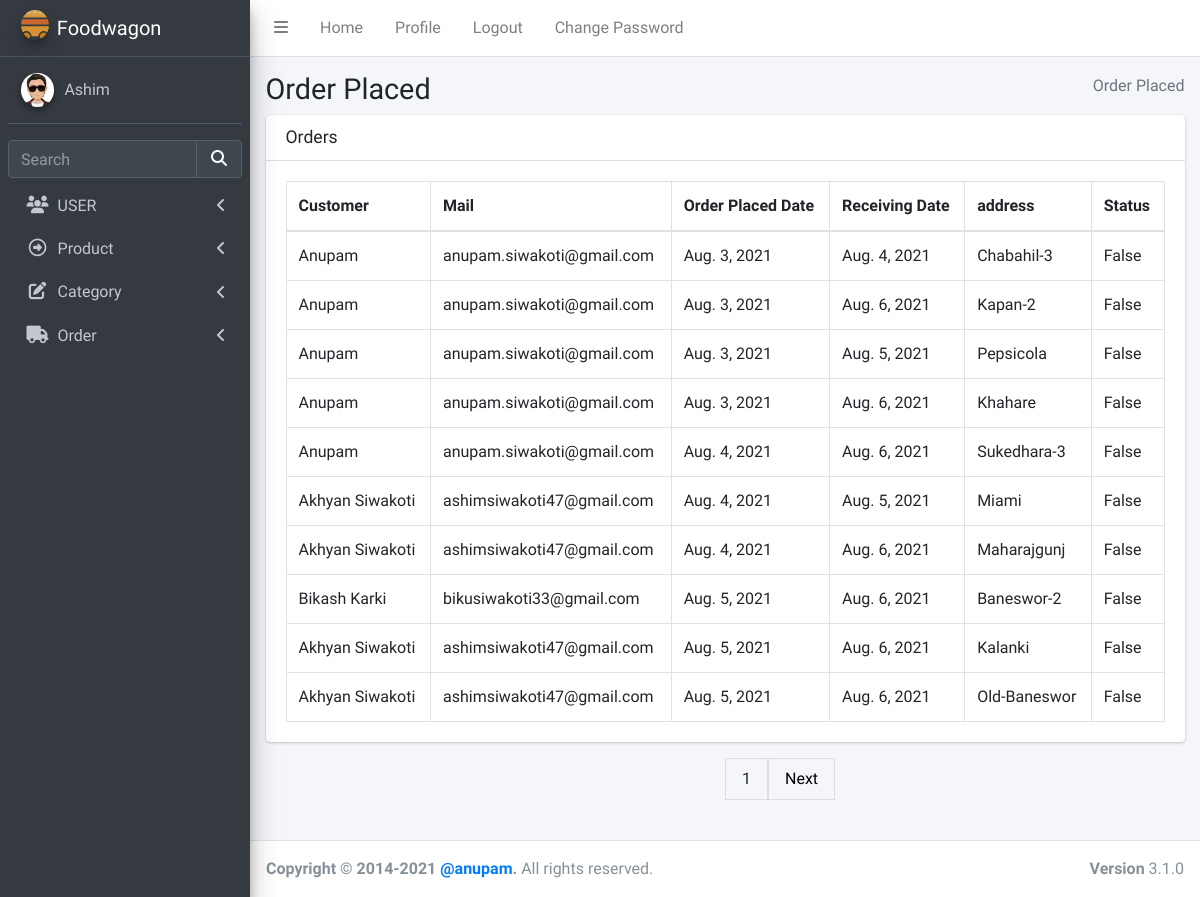
Page /view_order/ (signed in) on the earlier database version.
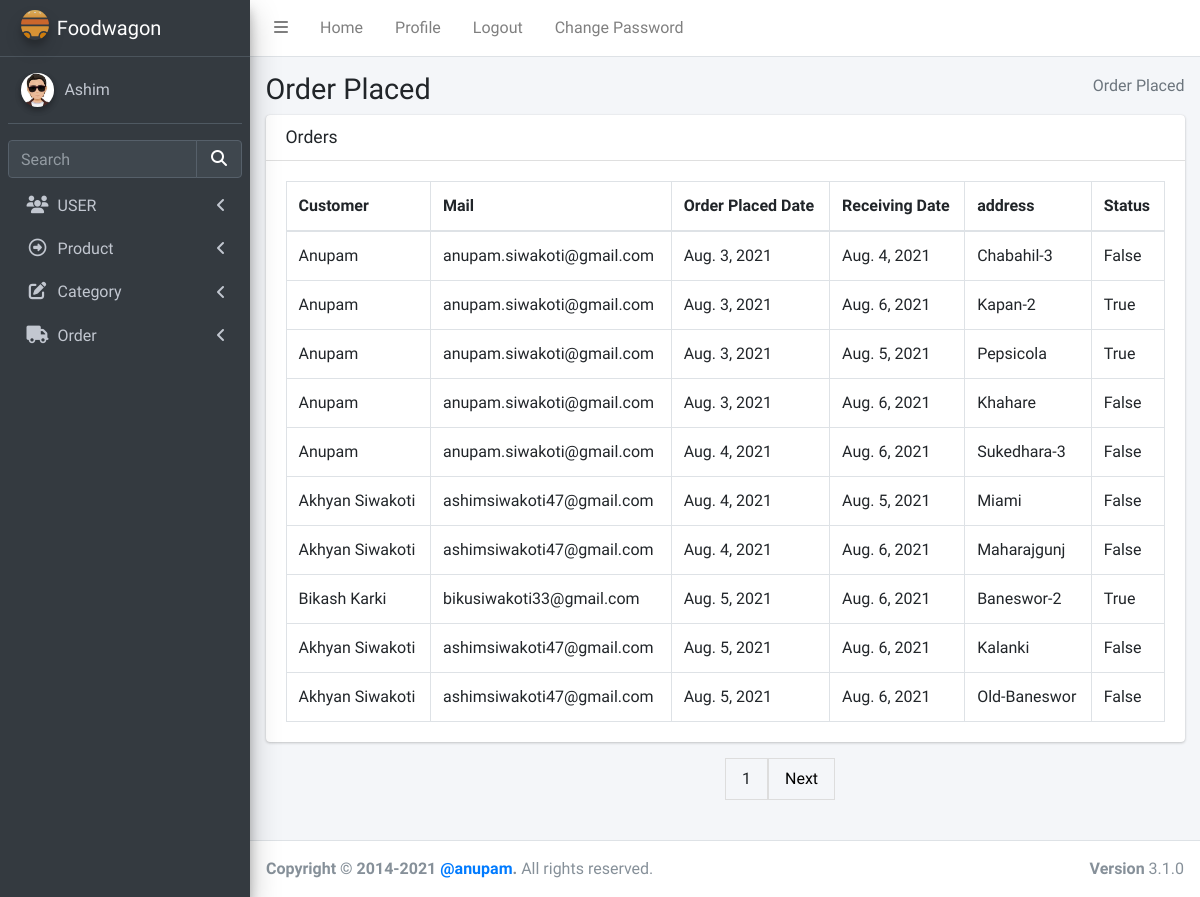
Same page on the later database version.
### delivery/models.py (models this page shows)
class Order(models.Model):
    date_of_order = models.DateField(default=datetime.date.today)
    day = models.DateField(max_length=100)
    address = models.CharField(max_length=100)
    streetaddress = models.CharField(max_length=100)
    region = models.CharField(max_length=100)
    postal = models.IntegerField()
    country = models.CharField(max_length=100)
    user = models.ForeignKey(User, on_delete=models.CASCADE)
    status = models.BooleanField(default=False)
    total_price = models.DecimalField(max_digits=5, decimal_places=1)

### login/models.py (models this page shows, shortened)
class User(AbstractBaseUser):
    email = models.EmailField(max_length=255, unique=True, default="a@gmail.com")
    address = models.TextField(max_length=30, blank=True)
    first_name = models.TextField(max_length=30, blank=True, default="eg aster")
    last_name = models.TextField(max_length=30, blank=True)
    is_staff = models.BooleanField(default=False)  # non super-user
    is_active = models.BooleanField(default=False)
    admin = models.BooleanField(default=False)  # a superuser
    last_login = models.DateTimeField(blank=True, null=True, verbose_name="last login")
    profile_pic = models.ImageField(blank=True, null=True, upload_to="images/user/")
    USERNAME_FIELD = "email"
    objects = UserManager()

### delivery/views.py (the view, shortened to what this page needs)
# urls.py: path("view_order/", views.View_Order.as_view(), name="view_order"),
class View_Order(TemplateView):
    template_name = "admin/order_view.html"
    def get(self, request):
        semail = request.session["user"]
        verifyUser = User.objects.filter(email=semail).first()
        if verifyUser.admin:
            order = Order.objects.all()
            paginator = Paginator(order, 10)
            page_number = request.GET.get("page")
            page_obj = paginator.get_page(page_number)
            return render(
                request,
                self.template_name,
                {"order": page_obj},
            )

### templates/admin/order_view.html (shortened to what this page needs)
{%extends "admin/base.html" %} {% load static %}
{% block csspart %}
<link rel="stylesheet" href="{% static 'plugins/fontawesome-free/css/all.min.css' %}">
<link rel="stylesheet" href="{% static 'plugins/datatables-bs4/css/dataTables.bootstrap4.min.css' %}">
<link rel="stylesheet" href="{% static 'plugins/datatables-responsive/css/responsive.bootstrap4.min.css' %}">
<link rel="stylesheet" href="{% static 'dist/css/adminlte.min.css' %}">
</head>
{% endblock csspart %}
{%block bodycontent%}
<body class="hold-transition sidebar-mini">
    <div class="wrapper">
        <div class="content-wrapper">
            <section class="content-header">
                <div class="container-fluid">
                    <div class="row mb-2">
                        <div class="col-sm-6">
                            <h1>Order Placed</h1>
                        </div>
                        <div class="col-sm-6">
                            <ol class="breadcrumb float-sm-right">
                                <li class="breadcrumb-item active">Order Placed</li>
                            </ol>
                        </div>
                    </div>
                </div>
                {% if order %}
                <section class="content">
                    <div class="container-fluid">
                        <div class="row">
                            <div class="col-12">
                                <div class="card">
                                    <div class="card-header">
                                        <h3 class="card-title">Orders</h3>
                                    </div>
                                    <div class="card-body">
                                        <table id="example2" class="table table-bordered table-hover">
                                            <thead>
                                                <tr>
                                                    <th>Customer</th>
                                                    <th>Mail</th>
                                                    <th>Order Placed Date</th>
                                                    <th>Receiving Date</th>
                                                    <th>address</th>
                                                    <th>Status</th>
                                                </tr>
                                            </thead>
                                            <tbody>
                                                {% for orders in order %}
                                                <tr class='clickable-row'
                                                    data-href="{% url 'delivery:view_bill' orders.id %}">
                                                    <td>{{orders.user.first_name}}</td>
                                                    <td>{{orders.user.email}}</td>
                                                    <td>{{orders.date_of_order}}</td>
                                                    <td>{{orders.day}}</td>
                                                    <td>{{orders.streetaddress}}</td>
                                                    <td>{{orders.status}}</td>
                                                </tr>
                                                {% endfor%}
                                            </tbody>
                                        </table>
                                    </div>
                                </div>
                            </div>
                        </div>
                    </div>
                </section>
                <div class="pagination">
                    <span>
                        <a><span>{{order.number}}</span></a>
                        {%if order.has_next%}
                        <a href="?page={{order.next_page_number}}"> Next </a>
                        {%endif%}
                    </span>
                </div>
                {%endif%}
        </div>
        {%endblock bodycontent%}

### templates/admin/base.html (shortened to what this page needs)
<!DOCTYPE html>
<html lang="en">
{% load static %}
<head>
  {% block csspart %}{% endblock csspart %}
</head>
{% block nav%}
<div class="wrapper">
  <nav class="main-header navbar navbar-expand navbar-white navbar-light">
    <ul class="navbar-nav">
      <li class="nav-item">
        <a class="nav-link" data-widget="pushmenu" href="#" role="button"><i class="fas fa-bars"></i></a>
      </li>
      <li class="nav-item d-none d-sm-inline-block">
        <a href="#" class="nav-link">Home</a>
      </li>
      <li class="nav-item d-none d-sm-inline-block"><a href="{% url 'admins:profile' user.id %}"
          class="nav-link">Profile</a></li>
      <li class="nav-item d-none d-sm-inline-block"><a href="{% url 'login:logout' %}" class="nav-link">Logout</a></li>
      <li class="nav-item d-none d-sm-inline-block" data-toggle="modal" data-target="#myModal"><a href="#"
          class="nav-link">Change Password</a></li>
    </ul>
  </nav>
  <aside class="main-sidebar sidebar-dark-primary elevation-4">
    <a href="index3.html" class="brand-link">
      <img src="{%static 'assets/img/gallery/logo.svg' %}" alt="AdminLTE Logo"
        class="brand-image img-circle elevation-3" style="opacity: 0.8" />
      <span class="brand-text font-weight-light">Foodwagon</span>
    </a>
    <div class="sidebar">
      <div class="user-panel mt-3 pb-3 mb-3 d-flex">
        <div class="image">
          {%if user.profile_pic %}
          <img src="{{ user.profile_pic.url }}" class="img-circle elevation-2" alt="User Image" />
          {% else %}
          <img src="{% static 'image/user.png' %}" class="img-circle elevation-2" alt="User Image" />
          {% endif %}
        </div>
        <div class="info">
          <a href="{% url 'admins:profile' user.id %}" class="d-block">{{ user.first_name }}</a>
        </div>
      </div>
      <div class="form-inline">
        <div class="input-group" data-widget="sidebar-search">
          <input class="form-control form-control-sidebar" type="search" placeholder="Search" aria-label="Search" />
          <div class="input-group-append">
            <button class="btn btn-sidebar">
              <i class="fas fa-search fa-fw"></i>
            </button>
          </div>
        </div>
      </div>
      <nav class="mt-2">
        <ul class="nav nav-pills nav-sidebar flex-column" data-widget="treeview" role="menu" data-accordion="false">
          {% if user.admin %}
          <li class="nav-item">
            <a href="#" class="nav-link">
              <i class="nav-icon fas fa-users"></i>
              <p>
                USER
                <i class="fas fa-angle-left right"></i>
              </p>
            </a>
          </li>
          {% endif %}
          <li class="nav-item">
            <a href="#" class="nav-link">
              <i class="nav-icon far fa-arrow-alt-circle-right"></i>
              <p>
                Product
                <i class="fas fa-angle-left right"></i>
              </p>
            </a>
          </li>
          {% if user.admin %}
          <li class="nav-item">
            <a href="{% url 'product:addcategory' %}" class="nav-link">
              <i class="nav-icon fas fa-edit"></i>
              <p>
                Category
                <i class="fas fa-angle-left right"></i>
              </p>
            </a>
          </li>
          {%endif%}
          <li class="nav-item">
            <a href="#" class="nav-link">
              <i class="nav-icon fas fa-truck"></i>
              <p>Order<i class="fas fa-angle-left right"></i>
              </p>
            </a>
          </li>
        </ul>
      </nav>
    </div>
  </aside>
  {% endblock nav%}
  {% block bodycontent%}
  {% endblock bodycontent%}
  <footer class="main-footer">
    <strong>Copyright &copy; 2014-2021
      <a href="https://adminlte.io">@anupam</a>.</strong>
    All rights reserved.
    <div class="float-right d-none d-sm-inline-block">
      <b>Version</b> 3.1.0
    </div>
  </footer>
</div>
</body>
</html>

Differences in the rows shown:
changed Order "Kapan-2": status "False" → "True"
changed Order "Pepsicola": status "False" → "True"
changed Order "Baneswor-2": status "False" → "True"
